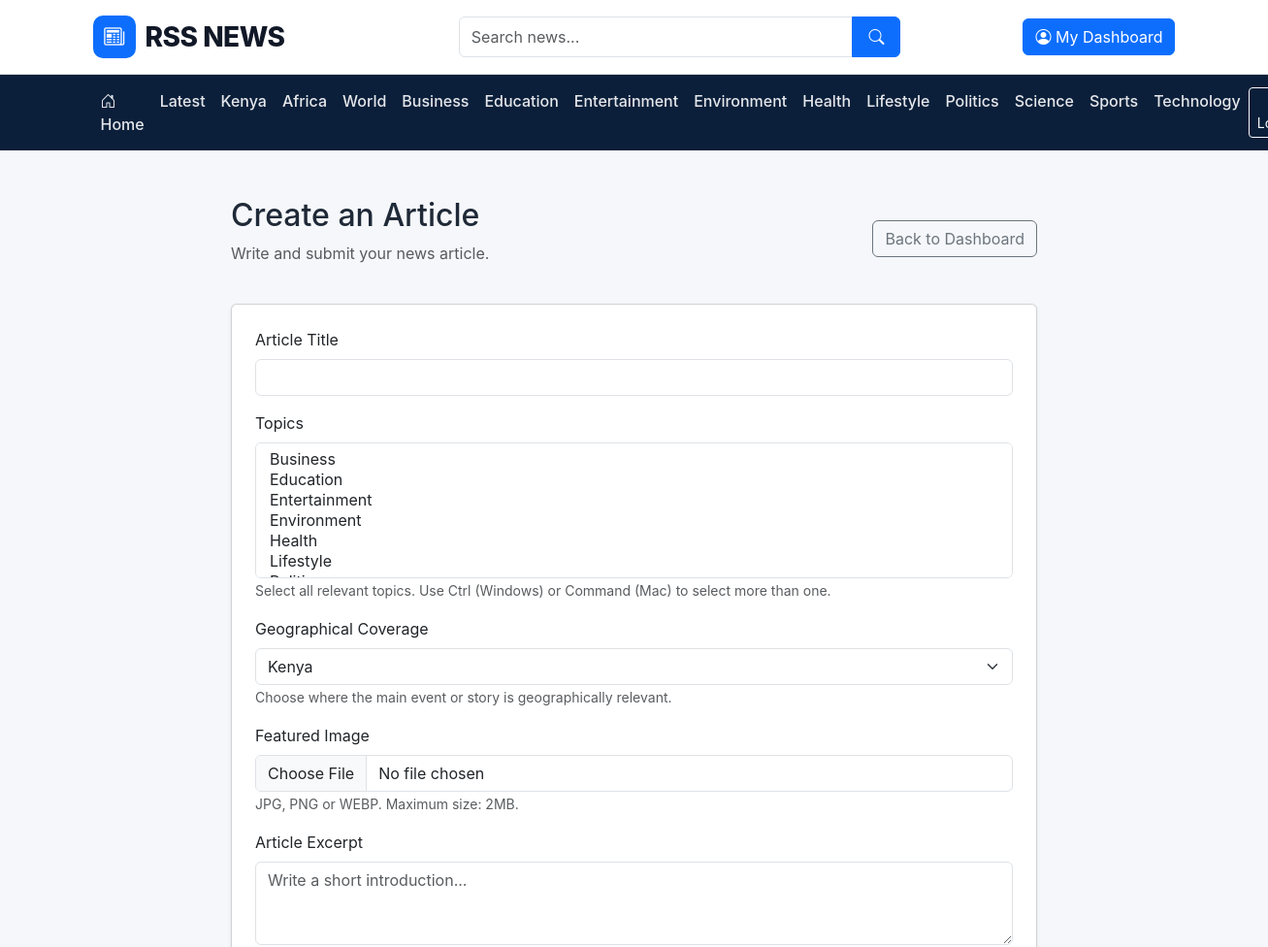
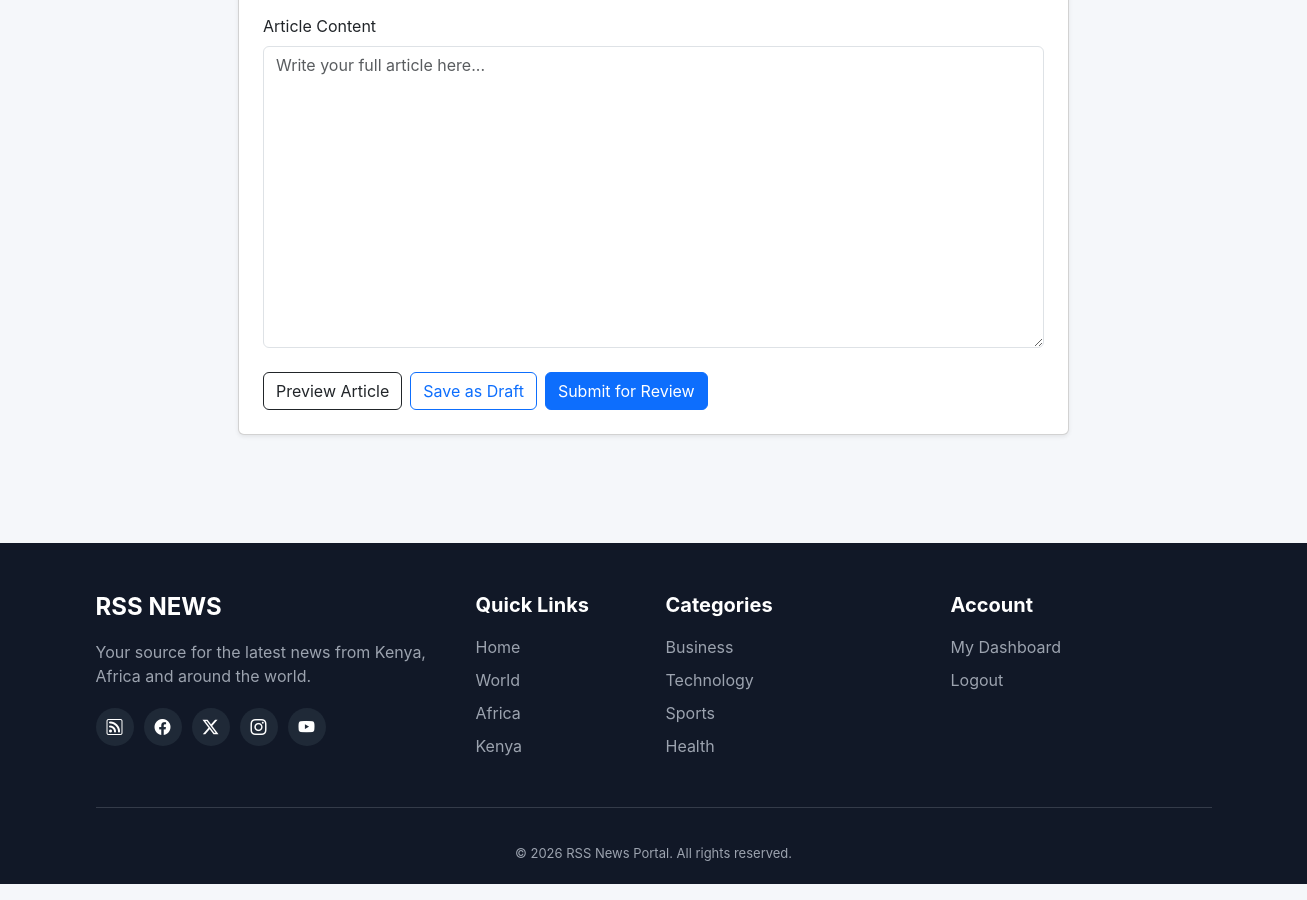
/user/create_article.php (signed in), run on the app's committed database (2 pictures, top to bottom).
### tables this page shows
CREATE TABLE `categories` (
  `id` int(10) UNSIGNED NOT NULL,
  `name` varchar(100) NOT NULL,
  `slug` varchar(150) NOT NULL,
  `description` varchar(255) DEFAULT NULL,
  `category_type` enum('topic','legacy_geo') NOT NULL DEFAULT 'topic',
  `status` enum('active','inactive') NOT NULL DEFAULT 'active',
  `created_at` timestamp NOT NULL DEFAULT current_timestamp(),
  `updated_at` timestamp NOT NULL DEFAULT current_timestamp() ON UPDATE current_timestamp()
);

### includes/functions.php (called while the page is built, shortened)
<?php
function e(mixed $value): string
{
    return htmlspecialchars((string) $value, ENT_QUOTES, 'UTF-8');
}
function url(string $path = ''): string
{
    return BASE_URL . '/' . ltrim($path, '/');
}
function categoryUrl(string $slug): string
{
    return url('category.php?slug=' . urlencode($slug));
}

### includes/auth.php (called while the page is built, shortened)
<?php
require_once __DIR__ . '/functions.php';
function isLoggedIn(): bool
{
    return isset($_SESSION['user_id']);
}
function currentUserRole(): ?string
{
    return $_SESSION['user_role'] ?? null;
}

### user/create_article.php (the view, shortened to what this page needs)
<?php
require_once __DIR__ . '/../config/database.php';
require_once __DIR__ . '/../includes/functions.php';
require_once __DIR__ . '/../includes/auth.php';
$title = '';
$excerpt = '';
$content = '';
$selectedCategoryIds = [];
$region = 'kenya';
$categoryStmt = $pdo->query("
    SELECT id, name
    FROM categories
    WHERE status = 'active' AND category_type = 'topic'
    ORDER BY name ASC
");
$categories = $categoryStmt->fetchAll();
require_once __DIR__ . '/../includes/header.php';
?>
<div class="container py-5">
    <div class="row justify-content-center">
        <div class="col-lg-9">
            <div class="d-flex justify-content-between align-items-center mb-4">
                <div>
                    <h2>Create an Article</h2>
                    <p class="text-muted">
                        Write and submit your news article.
                    </p>
                </div>
                <a href="<?= e(url('user/dashboard.php')) ?>"
                   class="btn btn-outline-secondary">
                    Back to Dashboard
                </a>
            </div>
            <div class="card shadow-sm">
                <div class="card-body p-4">
                    <form method="POST"
                          enctype="multipart/form-data">
                        <div class="mb-3">
                            <label class="form-label">Article Title</label>
                            <input
                                type="text"
                                name="title"
                                class="form-control"
                                maxlength="255"
                                value="<?= e($title) ?>"
                                required
                            >
                        </div>
                        <div class="mb-3">
                            <label class="form-label">Topics</label>
                            <select name="category_ids[]" class="form-select" multiple size="6" required>
                                <?php foreach ($categories as $category): ?>
                                    <option value="<?= (int)$category['id'] ?>" <?= in_array((int)$category['id'], $selectedCategoryIds, true) ? 'selected' : '' ?>><?= e($category['name']) ?></option>
                                <?php endforeach; ?>
                            </select>
                            <small class="text-muted">Select all relevant topics. Use Ctrl (Windows) or Command (Mac) to select more than one.</small>
                        </div>
                        <div class="mb-3">
                            <label class="form-label">Geographical Coverage</label>
                            <select name="region" class="form-select" required>
                                <option value="kenya" <?= $region === 'kenya' ? 'selected' : '' ?>>Kenya</option>
                            </select>
                            <small class="text-muted">Choose where the main event or story is geographically relevant.</small>
                        </div>
                        <div class="mb-3">
                            <label class="form-label">Featured Image</label>
                            <input
                                type="file"
                                name="featured_image"
                                class="form-control"
                                accept=".jpg,.jpeg,.png,.webp"
                            >
                            <small class="text-muted">
                                JPG, PNG or WEBP. Maximum size: 2MB.
                            </small>
                        </div>
                        <div class="mb-3">
                            <label class="form-label">Article Excerpt</label>
                            <textarea
                                name="excerpt"
                                class="form-control"
                                rows="3"
                                placeholder="Write a short introduction..."
                            ><?= e($excerpt) ?></textarea>
                        </div>
                        <div class="mb-4">
                            <label class="form-label">Article Content</label>
                            <textarea
                                name="content"
                                class="form-control"
                                rows="12"
                                placeholder="Write your full article here..."
                                required
                            ><?= e($content) ?></textarea>
                        </div>
                        <div class="d-flex flex-wrap gap-2">
                            <button type="submit" formaction="<?= e(url('user/preview_article.php')) ?>" formtarget="_blank" class="btn btn-outline-dark">Preview Article</button>
                            <button
                                type="submit"
                                name="action"
                                value="draft"
                                class="btn btn-outline-primary"
                            >
                                Save as Draft
                            </button>
                            <button
                                type="submit"
                                name="action"
                                value="pending"
                                class="btn btn-primary"
                            >
                                Submit for Review
                            </button>
                        </div>
                    </form>
                </div>
            </div>
        </div>
    </div>
</div>
<?php require_once __DIR__ . '/../includes/footer.php'; ?>

### includes/header.php (shortened to what this page needs)
<?php
require_once __DIR__ . '/functions.php';
require_once __DIR__ . '/auth.php';
require_once __DIR__ . '/../config/database.php';
$loggedIn = isLoggedIn();
$userRole = currentUserRole();
$dashboardPath = $userRole === 'admin' ? 'admin/index.php' : ($userRole === 'author' ? 'admin/articles.php' : 'user/dashboard.php');
?>
<!DOCTYPE html>
<html lang="en">
<head>
    <link href="https://cdn.jsdelivr.net/npm/bootstrap@5.3.3/dist/css/bootstrap.min.css" rel="stylesheet">
    <link href="https://cdn.jsdelivr.net/npm/bootstrap-icons@1.11.3/font/bootstrap-icons.css" rel="stylesheet">
    <link rel="stylesheet" href="<?= e(url('assets/css/style.css')) ?>">
</head>
<body>
<header class="main-header">
    <div class="container">
        <div class="row align-items-center py-3 g-3">
            <div class="col-lg-4 col-md-5">
                <a href="<?= e(url('index.php')) ?>" class="site-logo text-decoration-none">
                    <span class="logo-icon"><i class="bi bi-newspaper"></i></span>
                    <span>RSS NEWS</span>
                </a>
            </div>
            <div class="col-lg-5 col-md-7">
                <form action="<?= e(url('search.php')) ?>" method="GET" class="search-form">
                    <div class="input-group">
                        <input type="search" name="q" class="form-control"
                               placeholder="Search news..." required
                               value="<?= e($_GET['q'] ?? '') ?>">
                        <button class="btn btn-primary" type="submit" aria-label="Search">
                            <i class="bi bi-search"></i>
                        </button>
                    </div>
                </form>
            </div>
            <div class="col-lg-3 text-lg-end">
                <?php if ($loggedIn): ?>
                    <a href="<?= e(url($dashboardPath)) ?>" class="btn btn-primary">
                        <i class="bi bi-person-circle"></i> My Dashboard
                    </a>
                <?php else: ?>
                    <a href="<?= e(url('register.php')) ?>" class="btn btn-primary">
                        <i class="bi bi-person-plus"></i> Join Us
                    </a>
                <?php endif; ?>
            </div>
        </div>
    </div>
</header>
<nav class="navbar navbar-expand-lg navbar-dark main-navbar">
    <div class="container">
        <div class="collapse navbar-collapse" id="mainNavigation">
            <?php
            $navigationCategories = [];
            try {
                $navigationStmt = $pdo->query("
                    SELECT name, slug
                    FROM categories
                    WHERE status = 'active'
                      AND category_type = 'topic'
                      AND slug NOT IN ('kenya', 'africa', 'world')
                    ORDER BY name ASC
                    LIMIT 12
                ");
                $navigationCategories = $navigationStmt->fetchAll(PDO::FETCH_ASSOC);
            } catch (Throwable $navigationError) {
                error_log('Navigation categories error: ' . $navigationError->getMessage());
            }
            ?>
            <ul class="navbar-nav me-auto mb-2 mb-lg-0">
                <li class="nav-item"><a class="nav-link" href="<?= e(url('index.php')) ?>"><i class="bi bi-house-door"></i> Home</a></li>
                <li class="nav-item"><a class="nav-link" href="<?= e(url('latest.php')) ?>">Latest</a></li>
                <li class="nav-item"><a class="nav-link" href="<?= e(url('latest.php?region=kenya')) ?>">Kenya</a></li>
                <li class="nav-item"><a class="nav-link" href="<?= e(url('latest.php?region=africa')) ?>">Africa</a></li>
                <li class="nav-item"><a class="nav-link" href="<?= e(url('latest.php?region=world')) ?>">World</a></li>
                <?php foreach ($navigationCategories as $navigationCategory): ?>
                    <li class="nav-item">
                        <a class="nav-link" href="<?= e(categoryUrl($navigationCategory['slug'])) ?>">
                            <?= e($navigationCategory['name']) ?>
                        </a>
                    </li>
                <?php endforeach; ?>
            </ul>
            <div class="d-flex gap-2">
                <?php if ($loggedIn): ?>
                    <a href="<?= e(url('logout.php')) ?>" class="btn btn-outline-light btn-sm">
                        <i class="bi bi-box-arrow-right"></i> Logout
                    </a>
                <?php else: ?>
                    <a href="<?= e(url('login.php')) ?>" class="btn btn-outline-light btn-sm">
                        <i class="bi bi-person"></i> Login
                    </a>
                <?php endif; ?>
            </div>
        </div>
    </div>
</nav>
<main>

### assets/css/style.css (style rules this page uses)
:root { --primary: #0d6efd; --primary-dark: #084298; --dark: #111827; --light: #f5f7fa; --border: #e5e7eb; --text: #1f2937; --muted: #6b7280; }
* { box-sizing: border-box; }
body { margin: 0; background: var(--light); color: var(--text); font-family: -apple-system, BlinkMacSystemFont, "Segoe UI", Roboto, Arial, sans-serif; }
.main-header { background: white; border-bottom: 1px solid var(--border); }
.site-logo { display: inline-flex; align-items: center; gap: 10px; text-decoration: none; color: var(--dark); font-size: 28px; font-weight: 800; letter-spacing: -0.5px; }
.logo-icon { width: 44px; height: 44px; display: inline-flex; align-items: center; justify-content: center; background: var(--primary); color: white; border-radius: 10px; font-size: 21px; }
.search-form .form-control { border-radius: 6px 0 0 6px; min-height: 42px; }
.search-form .btn { min-width: 50px; }
.main-navbar { background: #0b1f3a; padding: 0; }
.main-navbar .nav-link { color: #e5e7eb; font-weight: 500; padding: 15px 13px; }
main { min-height: 600px; }

### data on the page
categories: name "Business", $category['id'] 5 (drawn)
categories: name "Education", $category['id'] 10 (drawn)
categories: name "Entertainment", $category['id'] 9 (drawn)
categories: name "Environment", $category['id'] 13 (drawn)
categories: name "Health", $category['id'] 8 (drawn)
categories: name "Lifestyle", $category['id'] 12 (drawn)
categories: name "Politics", $category['id'] 4 (drawn)
categories: name "Science"
categories: name "Sports"
categories: name "Technology"
